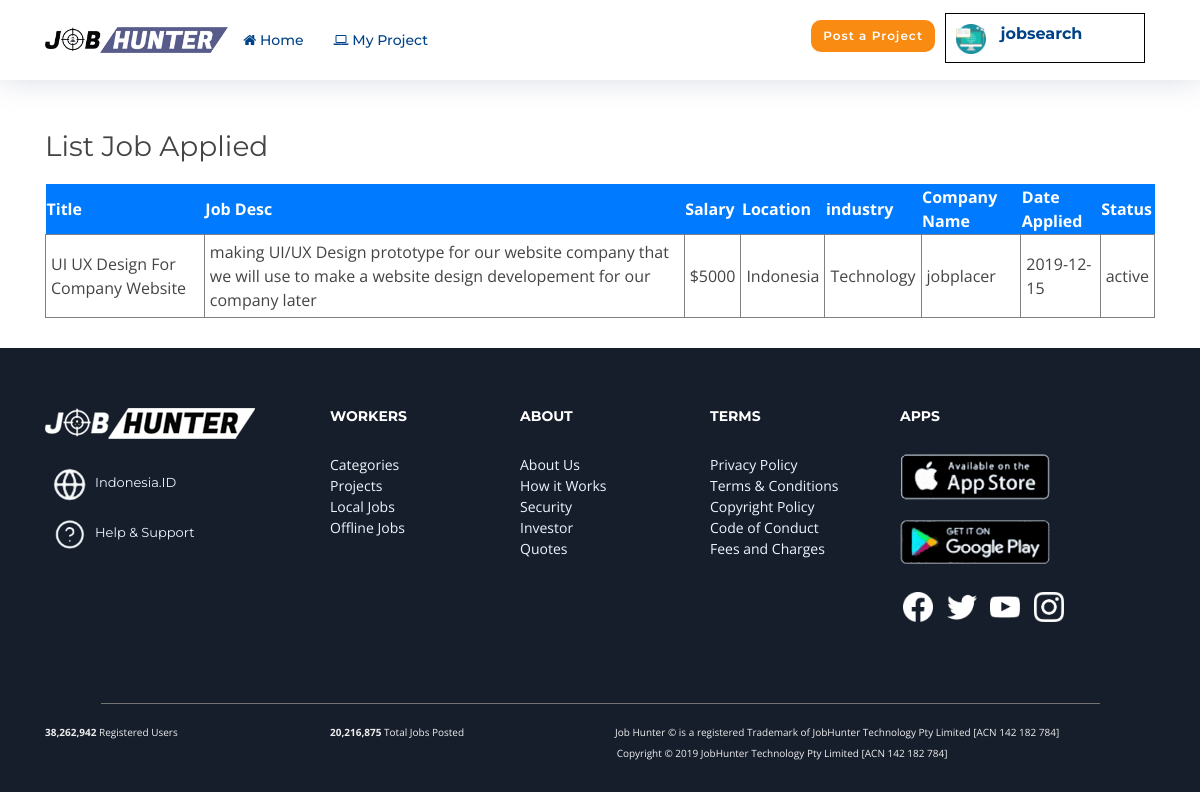
The app's page /jobsearch/myprojects.php (signed in) with its own data.
### tables this page shows
CREATE TABLE `tb_user` (
  `id_user` int(50) NOT NULL,
  `username` varchar(100) NOT NULL,
  `password` varchar(100) NOT NULL,
  `name` varchar(100) NOT NULL,
  `email` varchar(100) NOT NULL,
  `phone` int(20) NOT NULL,
  `role` enum('none','jobhunter','jobplacer','admin') NOT NULL,
  `status` enum('active','pending','closed') NOT NULL
);

CREATE TABLE `tb_application` (
  `id_apply` int(50) NOT NULL,
  `id_hunter` int(50) NOT NULL,
  `id_job` int(50) NOT NULL,
  `id_placer` int(50) NOT NULL,
  `status` enum('active','closed','done') NOT NULL,
  `date_applied` date NOT NULL
);

CREATE TABLE `tb_job` (
  `id_job` int(50) NOT NULL,
  `id_placer` int(50) NOT NULL,
  `title` varchar(300) NOT NULL,
  `jobdesc` varchar(300) NOT NULL,
  `experience` varchar(50) NOT NULL,
  `salary` varchar(100) NOT NULL,
  `location` varchar(100) NOT NULL,
  `industry` varchar(100) NOT NULL,
  `profile` varchar(100) NOT NULL,
  `postdate` date NOT NULL,
  `status` enum('active','closed') NOT NULL
);

### jobsearch/myprojects.php (the view, shortened to what this page needs)
<?php
include '../config.php';
$id_hunter = $_SESSION['id_hunter'];
$id_user = $_SESSION['id_user'];
$query = mysqli_query($sql,"SELECT username from tb_user where id_user = '$id_user'");
$data = mysqli_fetch_assoc($query);
$username = $data['username'];
?>
<!DOCTYPE html>
<html lang="en">
<head>
  <link href="../assets/lib/bootstrap/css/bootstrap.min.css" rel="stylesheet">
  <link href="../assets/lib/font-awesome/css/font-awesome.min.css" rel="stylesheet">
  <link href="../assets/lib/animate/animate.min.css" rel="stylesheet">
  <link href="../assets/lib/ionicons/css/ionicons.min.css" rel="stylesheet">
  <link href="../assets/lib/owlcarousel/assets/owl.carousel.min.css" rel="stylesheet">
  <link href="../assets/lib/lightbox/css/lightbox.min.css" rel="stylesheet">
  <link rel="stylesheet" href="https://cdnjs.cloudflare.com/ajax/libs/twitter-bootstrap/4.1.3/css/bootstrap.css" />
  <link rel="stylesheet" href="https://cdn.datatables.net/1.10.19/css/dataTables.bootstrap4.min.css" />
  <link href="../assets/css/style5.css" rel="stylesheet">
</head>
<body>
  <header id="header" class="fixed-top">
    <div class="container">
      <div class="logo float-left">
        <a href="index.html" class="scrollto"><img src="../assets/img/logo5.png" alt="" class="img-fluid"></a>
      </div>
      <nav class="main-nav d-none d-lg-block">
        <ul class="float-left">
          <li><a href="../index.html"><i class="fa fa-home"></i>  Home</a></li>
          <li class="active"><a href="myprojects.html"><i class="fa fa-laptop"></i>  My Project</a></li>
        </ul>
        <ul class="float-right">
          <li><a href="placing.html" class="btn ">Post a Project</a></li>
          <li>
            <a href="profile.php" class="profile ">
            <div class="container">
              <div class="row">
                <div class="col-lg-3">
                  <img src="../assets/img/browse/desktop.png" width="30px" height="30px">
                </div>
                <div class="col-lg-4">
                  <h6><strong><?= $username; ?></strong></h6>
                </div>
              </div>
            </div>
            </a>
          </li>
        </ul>
      </nav>
    </div>
  </header>
<div class="container-fluid" style="margin-top: 100px;">
  <div class="experience">
    <h3>List Job Applied</h3>
        <table id="myTable">
        <thead>
          <tr id="HeadRow">
              <th>Title</th>
              <th>Job Desc</th>
              <th>Salary</th>
              <th>Location</th>
              <th>industry</th>
              <th>Company Name</th>
              <th>Date Applied</th>
              <th>Status</th>
            </tr>
        </thead>
            <tbody>
        <?php
            $datajob = mysqli_query($sql,"SELECT a.id_apply,e.title,e.jobdesc,e.salary,e.location,e.industry,a.status,a.date_applied,a.status,d.name
            from tb_application a
            inner join tb_placer b on a.id_placer = b.id_placer
            inner join tb_hunter c on a.id_hunter = c.id_hunter
            inner join tb_user d on b.id_user = d.id_user
            inner join tb_job e on a.id_job = e.id_job
            where a.id_hunter = '$id_hunter' ");
            while($row = mysqli_fetch_array($datajob))
            {
                echo "<tr>
                <td>".$row['title']."</td>
                <td>".$row['jobdesc']."</td>
                <td>$".$row['salary']."</td>
                <td>".$row['location']."</td>
                <td>".$row['industry']."</td>
                <td>".$row['name']."</td>
                <td>".$row['date_applied']."</td>
                <td>".$row['status']."</td>
            </tr>";
            }
        ?>
        </tbody>
        </table>
      </div>
</div>
  <footer id="footer">
    <div class="footer-top">
      <div class="container">
        <div class="row">
          <div class="col-lg-3 col-md-6 footer-info">
            <img src="../assets/img/footer/logo7.png"><br>
            <a href=""><img src="../assets/img/footer/globe.png" width="50px" height="50px">Indonesia.ID</a><br>
            <a href=""><img src="../assets/img/footer/help.png" width="50px" height="50px">Help &amp; Support</a>
          </div>
          <div class="col-lg-2 col-md-6 footer-links">
            <h4>Workers</h4>
            <ul>
              <li><a href="#">Categories</a></li>
              <li><a href="#">Projects</a></li>
              <li><a href="#">Local Jobs</a></li>
              <li><a href="#">Offline Jobs</a></li>
            </ul>
          </div>
          <div class="col-lg-2 col-md-6 footer-links">
            <h4>About</h4>
            <ul>
              <li><a href="#">About Us</a></li>
              <li><a href="#">How it Works</a></li>
              <li><a href="#">Security</a></li>
              <li><a href="#">Investor</a></li>
              <li><a href="#">Quotes</a></li>
            </ul>
          </div>
           <div class="col-lg-2 col-md-6 footer-links">
            <h4>Terms</h4>
            <ul>
              <li><a href="#">Privacy Policy</a></li>
              <li><a href="#">Terms &amp; Conditions</a></li>
              <li><a href="#">Copyright Policy</a></li>
              <li><a href="#">Code of Conduct</a></li>
              <li><a href="#">Fees and Charges</a></li>
            </ul>
          </div>
          <div class="col-lg-3 col-md-6 footer-newsletter">
            <h4>Apps</h4>
            <a href="#"><img src="../assets/img/footer/app2.png" width="150px" height="auto"></a>
            <a href="#"><img src="../assets/img/footer/play.png" width="150px" height="auto"></a>
            <div class="social-links">
              <a href="#" class="facebook"><img src="../assets/img/footer/facebook.png" width="30px" height="30px"></a>
              <a href="#" class="twitter"><img src="../assets/img/footer/twitter.png" width="30px" height="30px"></a>
              <a href="#" class="google-plus"><img src="../assets/img/footer/youtube.png" width="30px" height="30px"></a>
              <a href="#" class="instagram"><img src="../assets/img/footer/instagram.png" width="30px" height="30px"></a>
            </div>
          </div>
        </div>
      </div>
    </div>
    <div class="end container">
      <hr width="90%">
      <div class="row">
          <div class="col-lg-3 col-md-6 ">
            <p><strong><span data-toggle="counter-up">38,262,942</span></strong> Registered Users</p>
          </div>
          <div class="col-lg-3 col-md-6 ">
            <p><strong><span data-toggle="counter-up">20,216,875</span></strong> Total Jobs Posted</p>
          </div>
          <div class="col-lg-6 col-md-6 wow fadeInRight">
            <p>Job Hunter &copy; is a registered Trademark of JobHunter Technology Pty Limited [ACN 142 182 784]</p>
          </div>
      </div>
      <div class="copyright wow fadeInRight">
        <p>Copyright &copy; 2019 JobHunter Technology Pty Limited [ACN 142 182 784]</p>
      </div>
    </div>
  </footer>
</body>
</html>

### assets/css/style5.css (style rules this page uses)
body { background: #fff; color: #444; font-family: "Open Sans", sans-serif; }
a { color: #007bff; transition: 0.5s; }
p { padding: 0; margin: 0 0 30px 0; }
h1, h2, h3, h4, h5, h6 { font-family: "Montserrat", sans-serif; font-weight: 400; margin: 0 0 20px 0; padding: 0; }
#header { height: 80px; transition: all 0.5s; z-index: 997; transition: all 0.5s; padding: 20px 0; background: #fff; box-shadow: 0px 0px 30px rgba(127, 137, 161, 0.3); }
#header .logo img { padding: 0; margin: 7px 0; max-height: 26px; }
.main-nav, .main-nav * { margin: 0; padding: 0; list-style: none; }
.main-nav > ul > li { position: relative; white-space: nowrap; float: left; }
.main-nav a { display: block; position: relative; color: #004289; padding: 10px 15px; transition: 0.3s; font-size: 14px; font-family: "Montserrat", sans-serif; font-weight: 500; }
.main-nav .btn { font-family: "Montserrat", sans-serif; font-size: 12px; font-weight: 600; letter-spacing: 1px; display: inline-block; padding: 5px 10px; border-radius: 10px; transition: 0.5s; color: #fff; background: #f98b12; border: 2px solid #f98b12; color: #fff; }
.main-nav .profile { margin: -7px 10px; padding: 10px; border: 1px solid black; width: 200px; height: 50px; display: block; position: static; transition: 0.3s; }
.mobile-nav { position: fixed; top: 0; bottom: 0; z-index: 9999; overflow-y: auto; left: -260px; width: 260px; padding-top: 18px; background: rgba(19, 39, 57, 0.8); transition: 0.4s; }
.mobile-nav * { margin: 0; padding: 0; list-style: none; }
.mobile-nav a { display: block; position: relative; color: #fff; padding: 10px 20px; font-weight: 500; text-align: left; }
.mobile-nav a:hover, .mobile-nav .active > a, .mobile-nav li:hover > a { color: #74b5fc; text-decoration: none; }
.row:after { content: ""; display: table; clear: both; }
.experience { padding: 30px; }
#myTable { width:100%; border-collapse:collapse; }
#HeadRow { background:#007bff; color:white; font-weight:bold; }
#myTable td { padding:5px; border:1px solid gray; text-align:left; }
#footer { background: #161e2b; padding: 0 0 30px 0; color: #eee; font-size: 14px; }
#footer .footer-top { padding: 60px 0 30px 0; }
#footer .footer-top .footer-info { margin-bottom: 30px; }
#footer .footer-top .footer-info a { font-size: 13px; line-height: 24px; margin-bottom: 0; font-family: "Montserrat", sans-serif; color: #ecf5ff; }
#footer .footer-top .social-links a { font-size: 18px; display: inline-block; color: #fff; line-height: 1; padding: 8px 0; margin-right: 4px; text-align: center; width: 36px; height: 36px; transition: 0.3s; }
#footer .footer-top h4 { font-size: 14px; font-weight: bold; color: #fff; text-transform: uppercase; position: relative; padding-bottom: 10px; }
#footer .footer-top .footer-links { margin-bottom: 30px; }
#footer .footer-top .footer-links ul { list-style: none; padding: 0; margin: 0; }
#footer .footer-top .footer-links ul li { padding: 0px 0; }
#footer .footer-top .footer-links ul li:first-child { padding-top: 0; }
#footer .footer-top .footer-links ul a { color: #ecf5ff; }
#footer .footer-top .footer-newsletter { margin-bottom: 30px; }
#footer .footer-top .footer-newsletter a img { margin-bottom: 20px; }
#footer .end hr { background-color: gray; }
#footer .end p { display: inline; font-size: 10px; text-align: center; }
#footer .end .copyright { text-align: left; padding-left: 51.5%; }

### records on screen
tb_user: username "jobsearch"
tb_application: id_job.title "UI UX Design For Company Website", id_job.jobdesc "making UI/UX Design prototype for our website company that we will use to make a website design developement for our company later", id_job.salary "5000", id_job.location "Indonesia", id_job.industry "Technology", tb_user.name "jobplacer", date_applied "2019-12-15", status "active"
